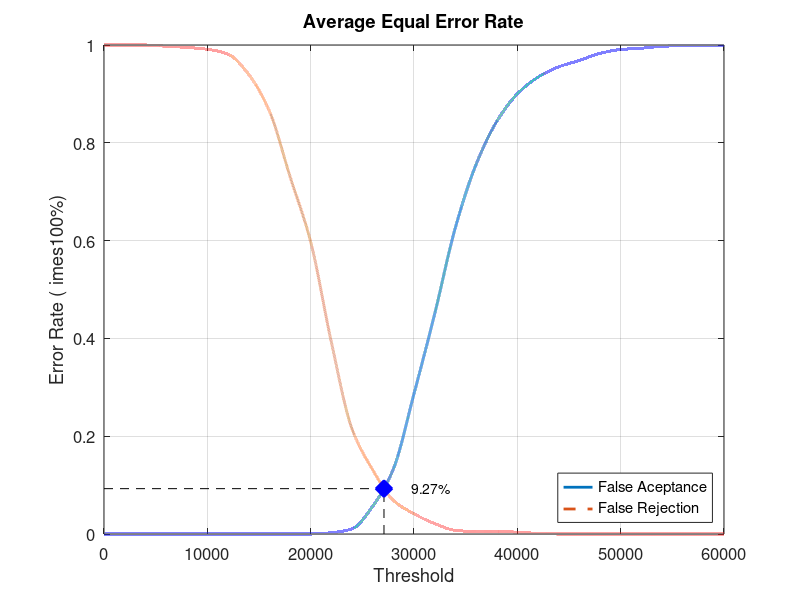
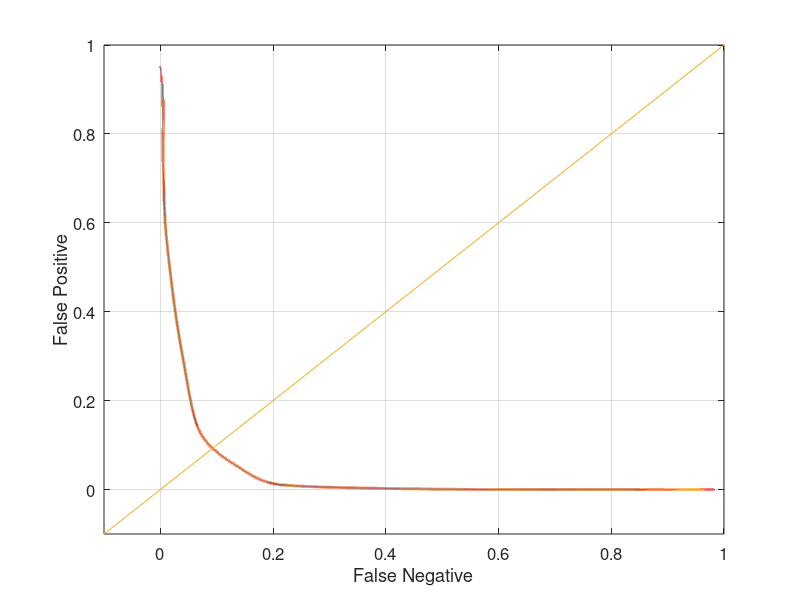

Recreate these plots in MATLAB, in order.
close all;
clear;
clc;
x = 0:2000:60000;
xq = 0:0.5:60000;

y0 = [0 0 0 0 0 0 0 0 0 0 0 0.00263158 0.0105263 0.0565789 0.132895 0.286842 0.45 0.626316 0.755263 0.843421 0.9 0.934211 0.955263 0.968421 0.982895 0.99079 0.993421 0.997368 0.998684 0.998684 1]
yy0 = interp1(x, y0, xq, 'pchip');
y1 = [1 1 1 0.9975 0.995 0.99125 0.98125 0.94 0.865 0.73125 0.5975 0.3925 0.215 0.13125 0.06875 0.04125 0.02125 0.0075 0.005 0.005 0.00375 0.00125 0 0 0 0 0 0 0 0 0]
yy1 = interp1(x, y1, xq, 'pchip');

% Calculating EER: 
y2 = abs(y0 - y1);
find(y2 == min(y2))
yy2 = abs(yy0 - yy1);
xEER = find(yy2 == min(yy2));
xEERIndex = xq(xEER) % X-axis EER
yEER = yy0(xEER) % Y-axis EER

main = figure
plot(xq, yy0,'-','LineWidth', 2);	hold on
plot(xq, yy1,'--','LineWidth', 2);	hold on
plot([xEERIndex xEERIndex], [0 yEER], 'k--');	hold on
plot([0 xEERIndex], [yEER yEER], 'k--');	hold on
plot(xEERIndex, yEER, 'bx', 'LineWidth', 10);	hold on
text(xEERIndex + 10 * xEERIndex / 100, yEER, [num2str(round((10000 * yEER)) / 100) '%'])
legend('False Aceptance', 'False Rejection', 'Location', 'SouthEast')
xlabel('Threshold')
ylabel('Error Rate (	imes100%)')
title('Average Equal Error Rate')
set(gca, 'FontSize', 12)
axis([0 60000 0 1])
grid on

print(main, 'Experiment4AverageMain', '-dpng');
FNRxFPR = figure('Color', [1 1 1]);
plot(yy1, yy0, '-', yy1, yy0, 'LineWidth', 2);
hold on
y = -0.1:0.1:1
plot(y, y); 
set(gca, 'FontSize', 12)
xlabel('False Negative')
ylabel('False Positive')
axis([-0.1 1 -0.1 1])
set(gca, 'FontSize', 12)
grid on

print(FNRxFPR, 'Experiment4AverageFNRxFPR','-dpng');
